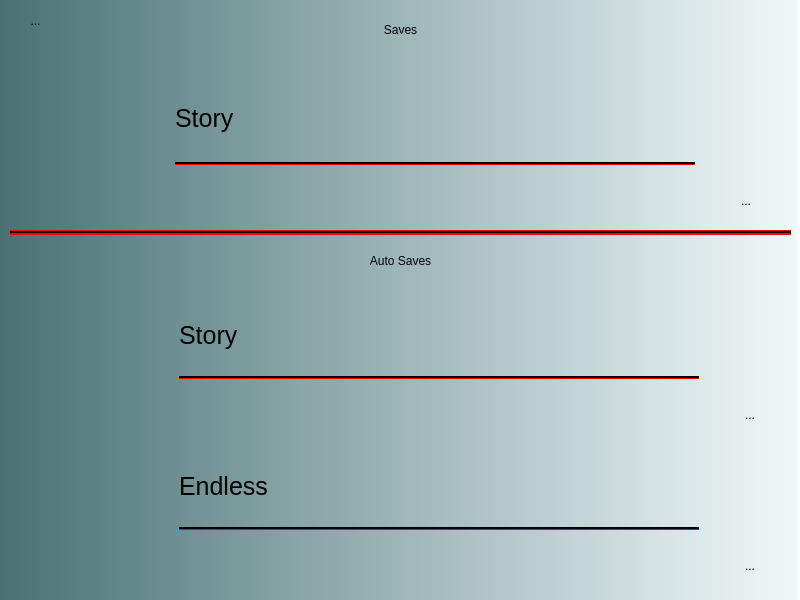
<?xml version="1.0" encoding="UTF-8"?>
<ui version="4.0">
 <class>MainWindow</class>
 <widget class="QMainWindow" name="MainWindow">
  <property name="geometry">
   <rect>
    <x>0</x>
    <y>0</y>
    <width>800</width>
    <height>600</height>
   </rect>
  </property>
  <property name="windowTitle">
   <string>MainWindow</string>
  </property>
  <property name="styleSheet">
   <string notr="true">background-color:qlineargradient(spread:pad, x1:0, y1:0, x2:1, y2:0, stop:0 rgba(73, 113, 116, 255), stop:0.832817 rgba(214, 228, 229, 255), stop:0.98 rgba(239, 245, 245, 255), stop:1 rgba(0, 0, 0, 0))</string>
  </property>
  <widget class="QWidget" name="centralwidget">
   <property name="styleSheet">
    <string notr="true">QFrame{
background-color: transparent;
}</string>
   </property>
   <widget class="QFrame" name="frame">
    <property name="geometry">
     <rect>
      <x>0</x>
      <y>0</y>
      <width>801</width>
      <height>601</height>
     </rect>
    </property>
    <property name="styleSheet">
     <string notr="true">QWidget{
background-color: transparent;
}
QLabel{
/*font: 25pt &quot;Kristen ITC&quot;;*/
color :  black;
}
QToolButton{
border-radius: 5px;
}</string>
    </property>
    <property name="frameShape">
     <enum>QFrame::StyledPanel</enum>
    </property>
    <property name="frameShadow">
     <enum>QFrame::Raised</enum>
    </property>
    <widget class="QLabel" name="label">
     <property name="geometry">
      <rect>
       <x>10</x>
       <y>9</y>
       <width>781</width>
       <height>41</height>
      </rect>
     </property>
     <property name="text">
      <string>Saves</string>
     </property>
     <property name="alignment">
      <set>Qt::AlignCenter</set>
     </property>
    </widget>
    <widget class="QLabel" name="label_2">
     <property name="geometry">
      <rect>
       <x>10</x>
       <y>240</y>
       <width>781</width>
       <height>41</height>
      </rect>
     </property>
     <property name="text">
      <string>Auto Saves</string>
     </property>
     <property name="alignment">
      <set>Qt::AlignCenter</set>
     </property>
    </widget>
    <widget class="QToolButton" name="bt_back">
     <property name="geometry">
      <rect>
       <x>0</x>
       <y>0</y>
       <width>71</width>
       <height>42</height>
      </rect>
     </property>
     <property name="styleSheet">
      <string notr="true"/>
     </property>
     <property name="text">
      <string>...</string>
     </property>
    </widget>
    <widget class="QWidget" name="gridLayoutWidget_3">
     <property name="geometry">
      <rect>
       <x>14</x>
       <y>300</y>
       <width>781</width>
       <height>296</height>
      </rect>
     </property>
     <layout class="QGridLayout" name="gridLayout_3">
      <item row="2" column="1">
       <layout class="QHBoxLayout" name="horizontalLayout">
        <item>
         <widget class="QLabel" name="save2_info">
          <property name="minimumSize">
           <size>
            <width>200</width>
            <height>60</height>
           </size>
          </property>
          <property name="styleSheet">
           <string notr="true">font-size: 16px;</string>
          </property>
          <property name="text">
           <string/>
          </property>
          <property name="alignment">
           <set>Qt::AlignCenter</set>
          </property>
         </widget>
        </item>
        <item>
         <widget class="QLabel" name="save2_date">
          <property name="minimumSize">
           <size>
            <width>200</width>
            <height>60</height>
           </size>
          </property>
          <property name="styleSheet">
           <string notr="true">font-size: 16px;</string>
          </property>
          <property name="text">
           <string/>
          </property>
          <property name="alignment">
           <set>Qt::AlignCenter</set>
          </property>
         </widget>
        </item>
       </layout>
      </item>
      <item row="1" column="1">
       <widget class="Line" name="line2">
        <property name="styleSheet">
         <string notr="true">background-color:red;</string>
        </property>
        <property name="frameShadow">
         <enum>QFrame::Plain</enum>
        </property>
        <property name="lineWidth">
         <number>2</number>
        </property>
        <property name="orientation">
         <enum>Qt::Horizontal</enum>
        </property>
       </widget>
      </item>
      <item row="0" column="1">
       <layout class="QHBoxLayout" name="horizontalLayout_4">
        <property name="spacing">
         <number>0</number>
        </property>
        <item>
         <widget class="QLabel" name="title2">
          <property name="minimumSize">
           <size>
            <width>520</width>
            <height>0</height>
           </size>
          </property>
          <property name="styleSheet">
           <string notr="true">font-size:25px;</string>
          </property>
          <property name="text">
           <string>Story</string>
          </property>
          <property name="alignment">
           <set>Qt::AlignLeading|Qt::AlignLeft|Qt::AlignVCenter</set>
          </property>
         </widget>
        </item>
       </layout>
      </item>
      <item row="3" column="2">
       <widget class="QLabel" name="save3_crash">
        <property name="styleSheet">
         <string notr="true">color: red;</string>
        </property>
        <property name="text">
         <string/>
        </property>
       </widget>
      </item>
      <item row="3" column="1">
       <layout class="QHBoxLayout" name="horizontalLayout_3">
        <item>
         <widget class="QLabel" name="title3">
          <property name="minimumSize">
           <size>
            <width>520</width>
            <height>0</height>
           </size>
          </property>
          <property name="styleSheet">
           <string notr="true">font-size:25px;</string>
          </property>
          <property name="text">
           <string>Endless</string>
          </property>
          <property name="alignment">
           <set>Qt::AlignLeading|Qt::AlignLeft|Qt::AlignVCenter</set>
          </property>
         </widget>
        </item>
       </layout>
      </item>
      <item row="0" column="0">
       <widget class="QLabel" name="save2_name">
        <property name="minimumSize">
         <size>
          <width>102</width>
          <height>0</height>
         </size>
        </property>
        <property name="text">
         <string/>
        </property>
       </widget>
      </item>
      <item row="0" column="2">
       <widget class="QLabel" name="save2_crash">
        <property name="styleSheet">
         <string notr="true">color: red;</string>
        </property>
        <property name="text">
         <string/>
        </property>
       </widget>
      </item>
      <item row="5" column="1">
       <layout class="QHBoxLayout" name="horizontalLayout_2">
        <item>
         <widget class="QLabel" name="save3_info">
          <property name="minimumSize">
           <size>
            <width>200</width>
            <height>60</height>
           </size>
          </property>
          <property name="styleSheet">
           <string notr="true">font-size: 16px;</string>
          </property>
          <property name="text">
           <string/>
          </property>
          <property name="alignment">
           <set>Qt::AlignCenter</set>
          </property>
         </widget>
        </item>
        <item>
         <widget class="QLabel" name="save3_date">
          <property name="minimumSize">
           <size>
            <width>200</width>
            <height>60</height>
           </size>
          </property>
          <property name="styleSheet">
           <string notr="true">font-size: 16px;</string>
          </property>
          <property name="text">
           <string/>
          </property>
          <property name="alignment">
           <set>Qt::AlignCenter</set>
          </property>
         </widget>
        </item>
       </layout>
      </item>
      <item row="3" column="0">
       <widget class="QLabel" name="save3_name">
        <property name="text">
         <string/>
        </property>
       </widget>
      </item>
      <item row="5" column="2">
       <widget class="QToolButton" name="start3">
        <property name="minimumSize">
         <size>
          <width>90</width>
          <height>40</height>
         </size>
        </property>
        <property name="text">
         <string>...</string>
        </property>
       </widget>
      </item>
      <item row="4" column="1">
       <widget class="Line" name="line3">
        <property name="enabled">
         <bool>true</bool>
        </property>
        <property name="styleSheet">
         <string notr="true">background-color:red;</string>
        </property>
        <property name="frameShadow">
         <enum>QFrame::Plain</enum>
        </property>
        <property name="lineWidth">
         <number>2</number>
        </property>
        <property name="orientation">
         <enum>Qt::Horizontal</enum>
        </property>
       </widget>
      </item>
      <item row="2" column="2">
       <widget class="QToolButton" name="start2">
        <property name="minimumSize">
         <size>
          <width>90</width>
          <height>40</height>
         </size>
        </property>
        <property name="text">
         <string>...</string>
        </property>
       </widget>
      </item>
     </layout>
    </widget>
    <widget class="QWidget" name="gridLayoutWidget">
     <property name="geometry">
      <rect>
       <x>10</x>
       <y>80</y>
       <width>781</width>
       <height>151</height>
      </rect>
     </property>
     <layout class="QGridLayout" name="gridLayout">
      <property name="horizontalSpacing">
       <number>6</number>
      </property>
      <item row="3" column="2">
       <widget class="QToolButton" name="start1">
        <property name="minimumSize">
         <size>
          <width>90</width>
          <height>40</height>
         </size>
        </property>
        <property name="text">
         <string>...</string>
        </property>
       </widget>
      </item>
      <item row="1" column="2">
       <widget class="QLabel" name="save1_crash">
        <property name="styleSheet">
         <string notr="true">color: red;</string>
        </property>
        <property name="text">
         <string/>
        </property>
       </widget>
      </item>
      <item row="1" column="1">
       <layout class="QHBoxLayout" name="horizontalLayout_5">
        <item>
         <widget class="QLabel" name="title1">
          <property name="minimumSize">
           <size>
            <width>520</width>
            <height>0</height>
           </size>
          </property>
          <property name="styleSheet">
           <string notr="true">font-size:25px;</string>
          </property>
          <property name="text">
           <string>Story</string>
          </property>
          <property name="alignment">
           <set>Qt::AlignLeading|Qt::AlignLeft|Qt::AlignVCenter</set>
          </property>
         </widget>
        </item>
       </layout>
      </item>
      <item row="1" column="0">
       <widget class="QLabel" name="save1_name">
        <property name="minimumSize">
         <size>
          <width>102</width>
          <height>0</height>
         </size>
        </property>
        <property name="text">
         <string/>
        </property>
       </widget>
      </item>
      <item row="3" column="1">
       <layout class="QHBoxLayout" name="horizontalLayout_6">
        <item>
         <widget class="QLabel" name="save1_info">
          <property name="minimumSize">
           <size>
            <width>200</width>
            <height>60</height>
           </size>
          </property>
          <property name="font">
           <font>
            <family>Kristen ITC</family>
            <pointsize>-1</pointsize>
            <weight>50</weight>
            <italic>false</italic>
            <bold>false</bold>
           </font>
          </property>
          <property name="styleSheet">
           <string notr="true">font-size: 16px;</string>
          </property>
          <property name="text">
           <string/>
          </property>
          <property name="alignment">
           <set>Qt::AlignCenter</set>
          </property>
         </widget>
        </item>
        <item>
         <widget class="QLabel" name="save1_date">
          <property name="minimumSize">
           <size>
            <width>200</width>
            <height>60</height>
           </size>
          </property>
          <property name="font">
           <font>
            <family>Kristen ITC</family>
            <pointsize>-1</pointsize>
            <weight>50</weight>
            <italic>false</italic>
            <bold>false</bold>
           </font>
          </property>
          <property name="styleSheet">
           <string notr="true">font-size: 16px;</string>
          </property>
          <property name="text">
           <string/>
          </property>
          <property name="alignment">
           <set>Qt::AlignCenter</set>
          </property>
         </widget>
        </item>
       </layout>
      </item>
      <item row="2" column="1">
       <widget class="Line" name="line1">
        <property name="styleSheet">
         <string notr="true">background-color:red;</string>
        </property>
        <property name="frameShadow">
         <enum>QFrame::Plain</enum>
        </property>
        <property name="lineWidth">
         <number>2</number>
        </property>
        <property name="orientation">
         <enum>Qt::Horizontal</enum>
        </property>
       </widget>
      </item>
     </layout>
    </widget>
    <widget class="Line" name="line_2">
     <property name="geometry">
      <rect>
       <x>10</x>
       <y>230</y>
       <width>781</width>
       <height>5</height>
      </rect>
     </property>
     <property name="styleSheet">
      <string notr="true">background-color:red;</string>
     </property>
     <property name="frameShadow">
      <enum>QFrame::Plain</enum>
     </property>
     <property name="lineWidth">
      <number>2</number>
     </property>
     <property name="orientation">
      <enum>Qt::Horizontal</enum>
     </property>
    </widget>
   </widget>
  </widget>
 </widget>
 <resources/>
 <connections/>
</ui>
